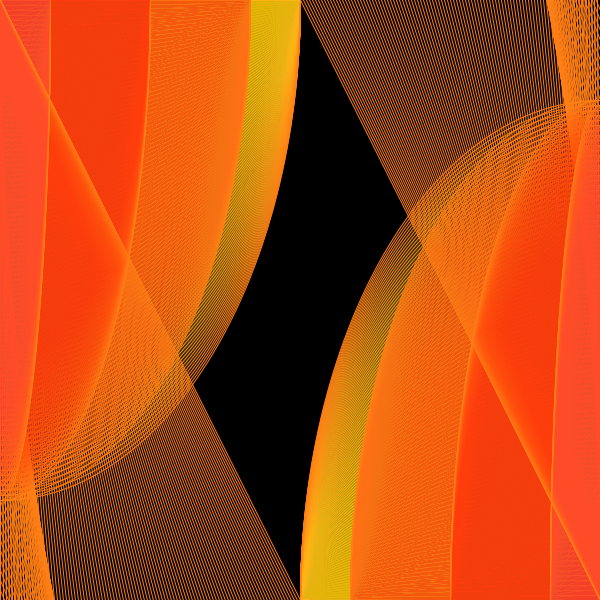
Frame 1 (no input)
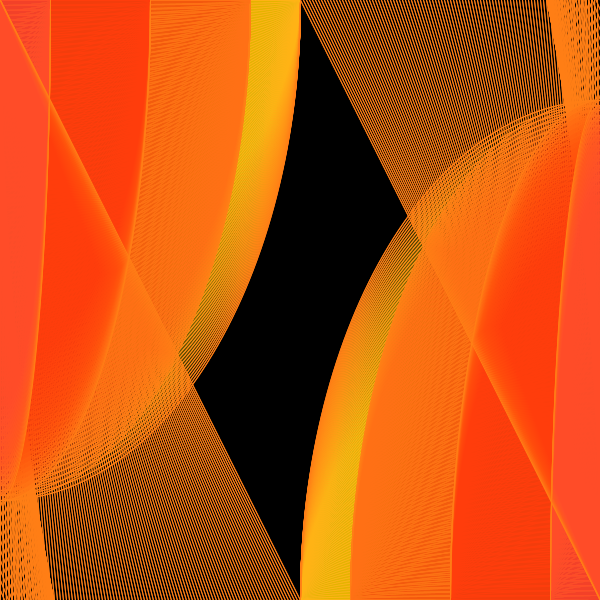
Frame 2 (the mouse pressed at the canvas centre, redrawn once)

The Processing sketch that drew these frames (run headless with seeded random() and noise(); the mouse was pressed at the canvas centre and the sketch redrawn once):

// Processing sketch: processing_173628
// ── processing_173628.pde

//import processing.pdf.*;


void setup(){
  size(600,600);
  //beginRecord(PDF, "amanecer.pdf");
  background(0);
  smooth();
  
}

void draw (){
  lineas();
  noLoop();
  
  translate (width, height);
  rotate (PI);
  lineas();
  
 // endRecord();   
}
  
  void lineas (){
    for (int i=0; i<=1000; i+=10){
      stroke(#FF7E15);
      fill (#FFDC15,5);
      ellipse (0,0,width,i);
      fill (#FF3815,10);
      ellipse (0,0,width-100,i);
      fill (#FF0808,10);
      ellipse (0,0,width-300,i);
      fill (#FA6767,10);
      ellipse (0,0,width-500,i);
      line (0,0,i,2000);
      line (0,i,i,2000);
       
    }

}
  
  
